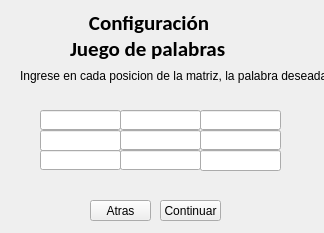
<?xml version="1.0" encoding="UTF-8"?>
<ui version="4.0">
 <class>juego2config</class>
 <widget class="QWidget" name="juego2config">
  <property name="geometry">
   <rect>
    <x>0</x>
    <y>0</y>
    <width>324</width>
    <height>233</height>
   </rect>
  </property>
  <property name="windowTitle">
   <string>Form</string>
  </property>
  <widget class="QLabel" name="label">
   <property name="geometry">
    <rect>
     <x>70</x>
     <y>-10</y>
     <width>191</width>
     <height>91</height>
    </rect>
   </property>
   <property name="font">
    <font>
     <family>Calibri</family>
     <pointsize>16</pointsize>
     <weight>75</weight>
     <bold>true</bold>
    </font>
   </property>
   <property name="text">
    <string>    Configuración
Juego de palabras</string>
   </property>
  </widget>
  <widget class="QLabel" name="label_2">
   <property name="geometry">
    <rect>
     <x>20</x>
     <y>60</y>
     <width>311</width>
     <height>31</height>
    </rect>
   </property>
   <property name="text">
    <string>Ingrese en cada posicion de la matriz, la palabra deseada</string>
   </property>
  </widget>
  <widget class="QLineEdit" name="lineEdit">
   <property name="geometry">
    <rect>
     <x>40</x>
     <y>110</y>
     <width>81</width>
     <height>20</height>
    </rect>
   </property>
  </widget>
  <widget class="QLineEdit" name="lineEdit_2">
   <property name="geometry">
    <rect>
     <x>120</x>
     <y>110</y>
     <width>81</width>
     <height>20</height>
    </rect>
   </property>
  </widget>
  <widget class="QLineEdit" name="lineEdit_3">
   <property name="geometry">
    <rect>
     <x>200</x>
     <y>110</y>
     <width>81</width>
     <height>20</height>
    </rect>
   </property>
  </widget>
  <widget class="QLineEdit" name="lineEdit_4">
   <property name="geometry">
    <rect>
     <x>40</x>
     <y>130</y>
     <width>81</width>
     <height>21</height>
    </rect>
   </property>
  </widget>
  <widget class="QLineEdit" name="lineEdit_5">
   <property name="geometry">
    <rect>
     <x>120</x>
     <y>130</y>
     <width>81</width>
     <height>20</height>
    </rect>
   </property>
  </widget>
  <widget class="QLineEdit" name="lineEdit_6">
   <property name="geometry">
    <rect>
     <x>200</x>
     <y>130</y>
     <width>81</width>
     <height>20</height>
    </rect>
   </property>
  </widget>
  <widget class="QLineEdit" name="lineEdit_7">
   <property name="geometry">
    <rect>
     <x>40</x>
     <y>150</y>
     <width>81</width>
     <height>20</height>
    </rect>
   </property>
  </widget>
  <widget class="QLineEdit" name="lineEdit_8">
   <property name="geometry">
    <rect>
     <x>120</x>
     <y>150</y>
     <width>81</width>
     <height>20</height>
    </rect>
   </property>
  </widget>
  <widget class="QLineEdit" name="lineEdit_9">
   <property name="geometry">
    <rect>
     <x>200</x>
     <y>150</y>
     <width>81</width>
     <height>21</height>
    </rect>
   </property>
  </widget>
  <widget class="QPushButton" name="pushButton">
   <property name="geometry">
    <rect>
     <x>90</x>
     <y>200</y>
     <width>61</width>
     <height>21</height>
    </rect>
   </property>
   <property name="text">
    <string>Atras</string>
   </property>
  </widget>
  <widget class="QPushButton" name="pushButton_2">
   <property name="geometry">
    <rect>
     <x>160</x>
     <y>200</y>
     <width>61</width>
     <height>21</height>
    </rect>
   </property>
   <property name="text">
    <string>Continuar</string>
   </property>
  </widget>
 </widget>
 <resources/>
 <connections>
  <connection>
   <sender>pushButton_2</sender>
   <signal>clicked()</signal>
   <receiver>juego2config</receiver>
   <slot>continuarVCjuego2()</slot>
   <hints>
    <hint type="sourcelabel">
     <x>216</x>
     <y>208</y>
    </hint>
    <hint type="destinationlabel">
     <x>266</x>
     <y>203</y>
    </hint>
   </hints>
  </connection>
  <connection>
   <sender>pushButton</sender>
   <signal>clicked()</signal>
   <receiver>juego2config</receiver>
   <slot>atrasVCjuego2()</slot>
   <hints>
    <hint type="sourcelabel">
     <x>100</x>
     <y>203</y>
    </hint>
    <hint type="destinationlabel">
     <x>72</x>
     <y>182</y>
    </hint>
   </hints>
  </connection>
 </connections>
 <slots>
  <slot>continuarVCjuego2()</slot>
  <slot>atrasVCjuego2()</slot>
 </slots>
</ui>
